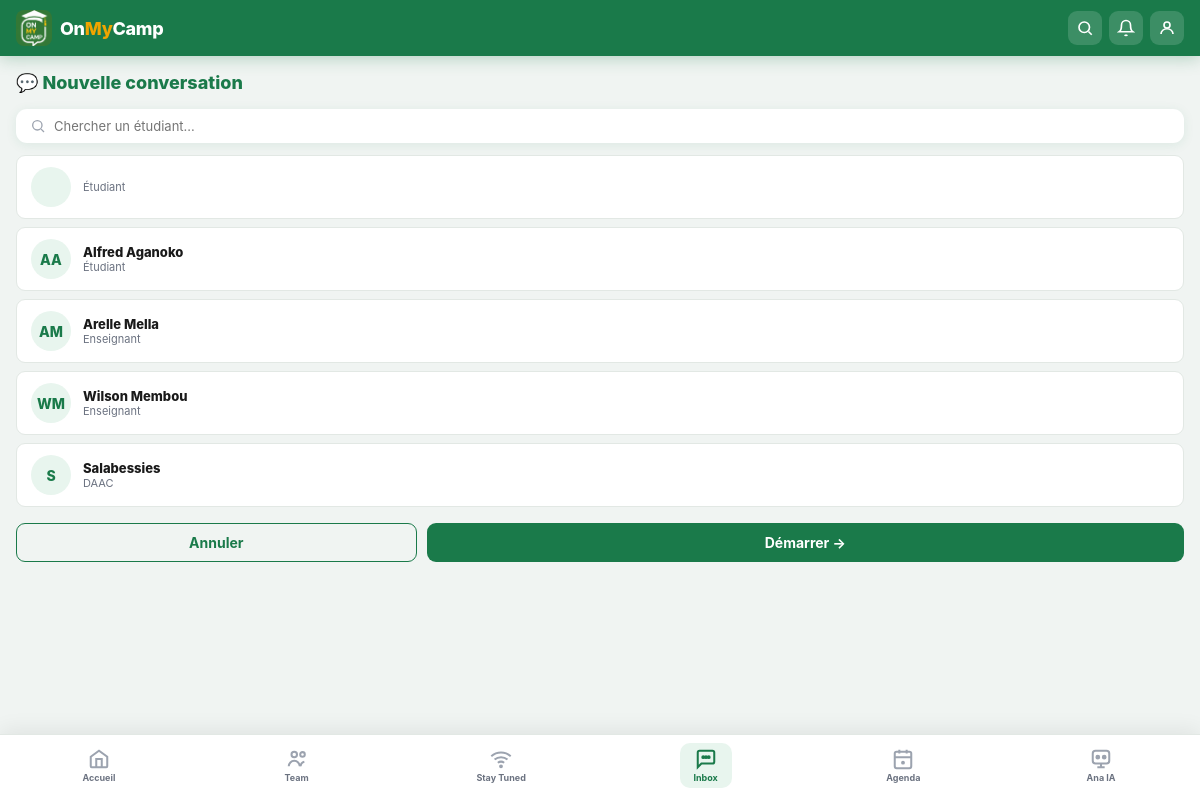
The page /inbox/new/ (signed in) on the database its author committed.
### core/models.py (models this page shows, shortened)
class User(AbstractUser):
    ROLE_CHOICES = [
        ('etudiant', 'Étudiant'),
        ('enseignant', 'Enseignant'),
        ('rr', 'Représentant Résident'),
        ('daac', 'DAAC'),
        ('tuteur', 'Tuteur'),
    ]
    PRIVILEGE_CHOICES = [
        ('aucun', 'Aucun'),
        ('delegue', 'Délégué'),
        ('chef_classe', 'Chef de classe'),
        ('extended', 'Extended'),
        ('exclusif', 'Exclusif'),
        ('admin', 'Admin'),
        ('superadmin', 'Super Admin'),
    ]
    matricule   = models.CharField(max_length=20, unique=True, blank=True, null=True)
    role        = models.CharField(max_length=20, choices=ROLE_CHOICES, default='etudiant')
    privilege   = models.CharField(max_length=20, choices=PRIVILEGE_CHOICES, default='aucun')
    bio         = models.TextField(blank=True)
    avatar      = models.ImageField(upload_to='avatars/', blank=True, null=True)
    is_active_campus = models.BooleanField(default=True)

### core/views.py (the view, shortened to what this page needs)
# urls.py: path('inbox/new/',                views.conversation_new,    name='conversation_new'),
@login_required
def conversation_new(request):
    users = User.objects.exclude(pk=request.user.pk)
    ctx = global_context(request, 'inbox')
    ctx['users'] = users
    return render(request, 'core/conversation_new.html', ctx)

### core/views.py (called while the page is built)
def global_context(request, active_tab=''):
    return {
        'active': active_tab,
        'notif_count': 0,
        'now': timezone.now(),
    }

### templates/core/conversation_new.html (shortened to what this page needs)
{% extends "base.html" %}
{% block content %}
<div class="form-wrap">
  <h2>💬 Nouvelle conversation</h2>
  <form method="post">
    <div class="search-wrap" style="margin: 0 0 4px;">
      <svg viewBox="0 0 24 24" fill="none" stroke="#9ca3af" stroke-width="2" width="16" height="16">
        <circle cx="11" cy="11" r="7"/><path d="m21 21-4.35-4.35"/>
      </svg>
      <input type="text" placeholder="Chercher un étudiant..."
        id="su" oninput="filterUsers()">
    </div>
    <div class="user-list" id="userList">
      {% for u in users %}
      <label for="u{{ u.pk }}" class="user-label">
        <div class="u-av">
          {{ u.first_name|first|upper }}{{ u.last_name|first|upper }}
        </div>
        <div class="u-info">
          <div class="u-name">{{ u.get_full_name }}</div>
          <div class="u-role">{{ u.get_role_display }}</div>
        </div>
      </label>
      {% endfor %}
    </div>
    <div style="display:flex; gap:10px; margin-top:16px;">
      <a href="{% url 'inbox' %}" class="btn btn-outline"
        style="flex:1;text-align:center;">Annuler</a>
      <button type="submit" class="btn btn-green" style="flex:2;">
        Démarrer →
      </button>
    </div>
  </form>
</div>
{% endblock %}

### rows shown on the page
User: role "Étudiant"
User: first_name|first "A", last_name|first "A", get_full_name "Alfred Aganoko", role "Étudiant"
User: first_name|first "A", last_name|first "M", get_full_name "Arelle Mella", role "Enseignant"
User: first_name|first "W", last_name|first "M", get_full_name "Wilson Membou", role "Enseignant"
User: first_name|first "S", get_full_name "Salabessies", role "DAAC"
